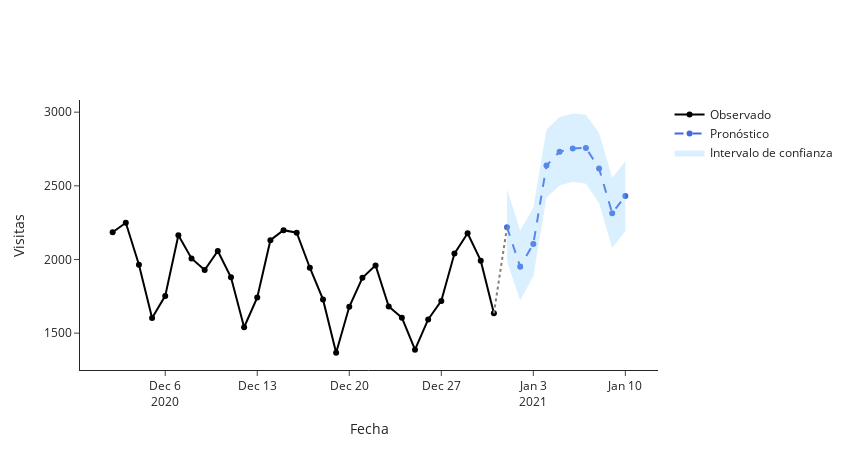

Source (notebook cell):
### Code cell
last_month = page_vis[page_vis['ds'] > (page_vis['ds'].max() - pd.Timedelta(days=30))]
fig = go.Figure()
fig.add_trace(go.Scatter(
    x=last_month['ds'], y=last_month['y'],
    mode='lines+markers',
    name='Observado',
    line=dict(color='black')
))
fig.add_trace(go.Scatter(
    x=forecast_future['ds'], y=forecast_future['yhat'],
    mode='lines+markers',
    name='Pronóstico',
    line=dict(color='royalblue', dash='dash')
))
fig.add_trace(go.Scatter(
    x=forecast_future['ds'].tolist() + forecast_future['ds'][::-1].tolist(),
    y=forecast_future['yhat_upper'].tolist() + forecast_future['yhat_lower'][::-1].tolist(),
    fill='toself',
    fillcolor='rgba(135, 206, 250, 0.3)',  
    line=dict(color='rgba(255,255,255,0)'),
    hoverinfo="skip",
    showlegend=True,
    name='Intervalo de confianza'
))
fig.add_trace(go.Scatter(
    x=[last_month.iloc[-1]['ds'], forecast_future.iloc[0]['ds']],
    y=[last_month.iloc[-1]['y'], forecast_future.iloc[0]['yhat']],
    mode='lines',
    line=dict(color='gray', dash='dot'),
    name='Conexión',
    showlegend=False
))
fig.update_layout(
    title="",
    xaxis_title="Fecha",
    yaxis_title="Visitas",
    template='simple_white',
    height=450,
    width=850
)
fig.show()
fig.write_html(os.path.join(outputs_dir,'html', "pronostico_ultimo_mes.html"))

### Figure 1 — Plotly figure (JSON) as saved in the notebook; plotly's stock layout.template omitted (floating-point values rounded to 4 significant figures)
{"data": [{"line": {"color": "black"}, "mode": "lines+markers", "name": "Observado", "type": "scatter", "x": ["2020-12-02T00:00:00.000000000", "2020-12-03T00:00:00.000000000", "2020-12-04T00:00:00.000000000", "2020-12-05T00:00:00.000000000", "2020-12-06T00:00:00.000000000", "2020-12-07T00:00:00.000000000", "2020-12-08T00:00:00.000000000", "2020-12-09T00:00:00.000000000", "2020-12-10T00:00:00.000000000", "2020-12-11T00:00:00.000000000", "2020-12-12T00:00:00.000000000", "2020-12-13T00:00:00.000000000", "2020-12-14T00:00:00.000000000", "2020-12-15T00:00:00.000000000", "2020-12-16T00:00:00.000000000", "2020-12-17T00:00:00.000000000", "2020-12-18T00:00:00.000000000", "2020-12-19T00:00:00.000000000", "2020-12-20T00:00:00.000000000", "2020-12-21T00:00:00.000000000", "2020-12-22T00:00:00.000000000", "2020-12-23T00:00:00.000000000", "2020-12-24T00:00:00.000000000", "2020-12-25T00:00:00.000000000", "2020-12-26T00:00:00.000000000", "2020-12-27T00:00:00.000000000", "2020-12-28T00:00:00.000000000", "2020-12-29T00:00:00.000000000", "2020-12-30T00:00:00.000000000", "2020-12-31T00:00:00.000000000"], "y": [2185, 2249, 1964, 1603, 1753, 2165, 2007, 1929, 2058, 1879, 1540, 1742, 2131, 2199, 2182, 1944, 1729, 1367, 1679, 1876, 1960, 1681, 1605, 1388, 1593, 1719, 2040, 2178, 1992, 1635]}, {"line": {"color": "royalblue", "dash": "dash"}, "mode": "lines+markers", "name": "Pronóstico", "type": "scatter", "x": ["2021-01-01T00:00:00.000000000", "2021-01-02T00:00:00.000000000", "2021-01-03T00:00:00.000000000", "2021-01-04T00:00:00.000000000", "2021-01-05T00:00:00.000000000", "2021-01-06T00:00:00.000000000", "2021-01-07T00:00:00.000000000", "2021-01-08T00:00:00.000000000", "2021-01-09T00:00:00.000000000", "2021-01-10T00:00:00.000000000"], "y": [2219.0, 1951.0, 2106.0, 2638.0, 2732.0, 2753.0, 2757.0, 2618.0, 2314.0, 2431.0]}, {"fill": "toself", "fillcolor": "rgba(135, 206, 250, 0.3)", "hoverinfo": "skip", "line": {"color": "rgba(255,255,255,0)"}, "name": "Intervalo de confianza", "showlegend": true, "type": "scatter", "x": ["2021-01-01T00:00:00", "2021-01-02T00:00:00", "2021-01-03T00:00:00", "2021-01-04T00:00:00", "2021-01-05T00:00:00", "2021-01-06T00:00:00", "2021-01-07T00:00:00", "2021-01-08T00:00:00", "2021-01-09T00:00:00", "2021-01-10T00:00:00", "2021-01-10T00:00:00", "2021-01-09T00:00:00", "2021-01-08T00:00:00", "2021-01-07T00:00:00", "2021-01-06T00:00:00", "2021-01-05T00:00:00", "2021-01-04T00:00:00", "2021-01-03T00:00:00", "2021-01-02T00:00:00", "2021-01-01T00:00:00"], "y": [2477.0, 2197.0, 2351.0, 2883.0, 2967.0, 2991.0, 2982.0, 2859.0, 2554.0, 2667.0, 2194.0, 2077.0, 2382.0, 2514.0, 2527.0, 2502.0, 2419.0, 1886.0, 1722.0, 1986.0]}, {"line": {"color": "gray", "dash": "dot"}, "mode": "lines", "name": "Conexión", "showlegend": false, "type": "scatter", "x": ["2020-12-31T00:00:00", "2021-01-01T00:00:00"], "y": [1635, 2219.0]}], "layout": {"height": 450, "title": {"text": ""}, "width": 850, "xaxis": {"title": {"text": "Fecha"}}, "yaxis": {"title": {"text": "Visitas"}}}}
